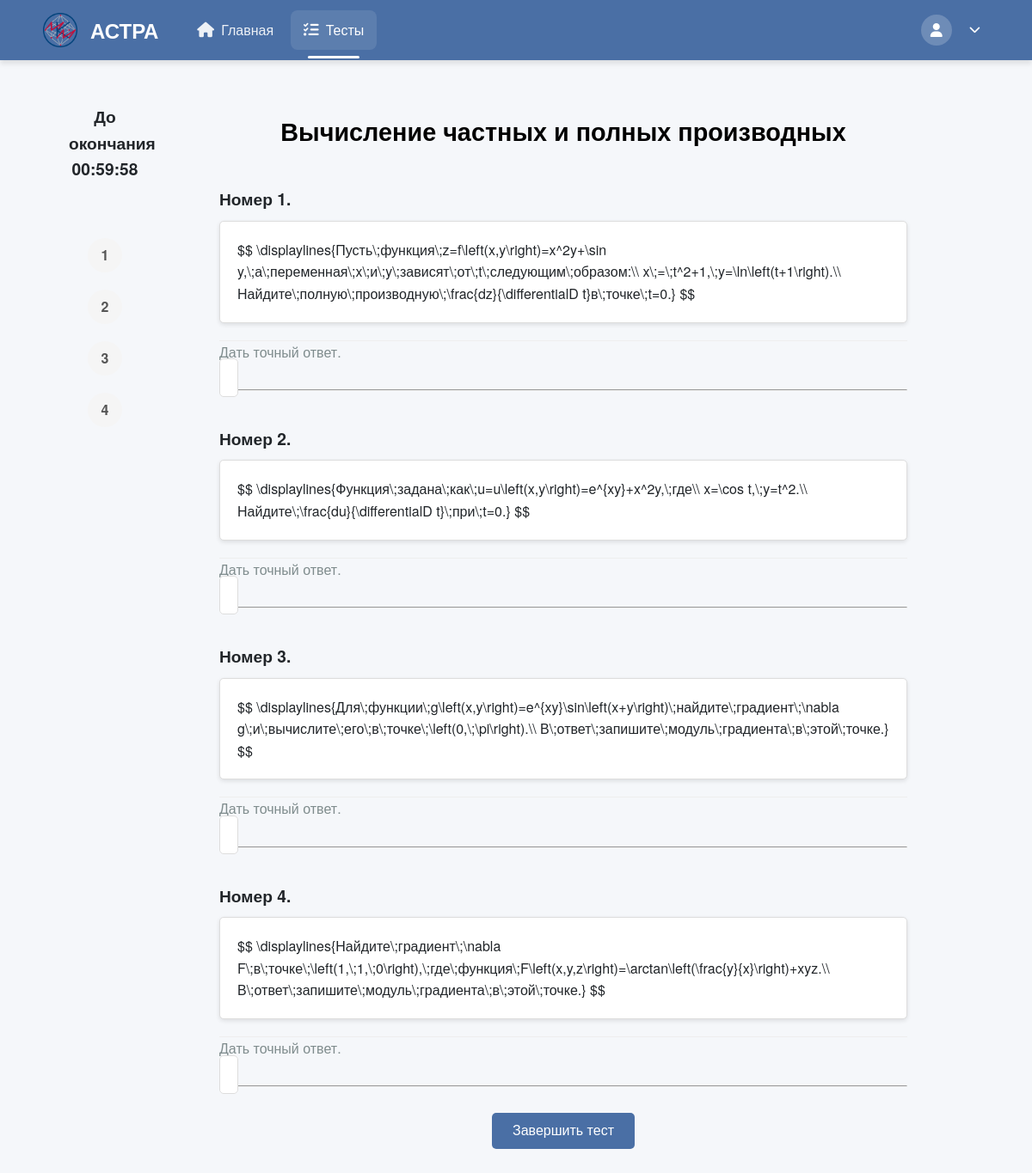
The page /TestsSolving/vychislenie-chastnykh-i-polnykh-proizvodnykh/ (signed in) on the database its author committed.
### create_tests/models.py (models this page shows, shortened)
class AboutExpressions(models.Model):
    user_expression = models.CharField(max_length=100, blank=False)
    user_ans = models.CharField(max_length=150, blank=False)
    true_ans = models.CharField(max_length=15, default='1')
    points_for_solve = models.IntegerField(default=1, blank=False)
    user_eps = models.CharField(max_length=150, default="0", blank=True)
    user_type = models.ForeignKey(TypeAnswer, on_delete=models.SET_NULL, null=True)
    exist_select = models.BooleanField(default=False)

class AboutTest(models.Model):
    objects = None
    name_tests = models.CharField(max_length=255, blank=False)  # Название теста
    creator = models.ForeignKey(TeacherData, on_delete=models.PROTECT, null=True, blank=True, related_name='created_tests') # Создатель теста
    time_to_solution = models.DurationField(default=timedelta(hours=1, minutes=30))
    name_slug_tests = models.SlugField(max_length=255, unique=True, db_index=True, verbose_name="URL")  # Слаг имени
    num_of_attempts = models.IntegerField(blank=True, default=1)  # Количество попыток для решения
    type_of_result = models.IntegerField(blank=True, default=1)  # Тип возвращаемого результата
    description = models.CharField(max_length=150, default="", blank=True)
    is_published = models.IntegerField(default=0)
    is_done = models.IntegerField(default=1)
    is_draft = models.BooleanField(default=False)
    subj = models.ForeignKey(Subjects,
                             on_delete=models.PROTECT,
                             default=1)
    expressions = models.ManyToManyField(AboutExpressions)

### solving_tests/views.py (the view, shortened to what this page needs)
# urls.py: path('<slug:slug_name>/', views.some_test_for_student, name='some_test_for_student'),
@login_required
@role_required(['student', 'admin'])
def some_test_for_student(request, slug_name):
    test = get_object_or_404(AboutTest, name_slug_tests=slug_name)
    student = request.user
    attempt_count = StudentResult.objects.filter(student=student, test=test).count()
    if attempt_count >= test.num_of_attempts:
        return redirect('solving_tests:show_result', slug_name=slug_name)
    expressions_with_options = []
    for ex in test.expressions.all():
        options = ex.user_ans.split(';') if ex.user_ans else []
        expressions_with_options.append({
            'expression': ex,
            'options': options,
            'exist_select': ex.exist_select,
        })
    return render(request, 'solving_tests/specific_test.html', {
        'test': test,
        'expressions_with_options': expressions_with_options,
    })

### users/context_processors.py (called while the page is built)
def user_role(request):
    if request.user.is_authenticated:
        return {'user_role': request.user.role}
    return {}

### solving_tests/templates/solving_tests/specific_test.html (shortened to what this page needs)
{% extends 'solving_tests/header.html' %}
{% load static %}
{% block extra_css %}
    <link rel="stylesheet" href='{% static "css/specific_test.css" %}'>
    <link rel="stylesheet" href="https://unpkg.com/mathlive/dist/mathlive.css">
{% endblock %}
{% block content %}
    <div class="page-container">
        <div class="left-sidebar">
            <div class="content-left">
                    <div class="sidebar-timer">
                        <h4>До окончания</h4>
                        <div id="timer">{{ test.time_to_solution }}</div>
                    </div>
                    <div class="navigation-sidebar">
                        {% for ex in expressions_with_options %}
                            <a class="task-number" id="nav-{{ forloop.counter }}" href="#task-{{ forloop.counter }}">{{ forloop.counter }}</a>
                        {% endfor %}
                    </div>
                </div>
            </div>
        </div>
        <div class="main-content">
            <h1 class="test-title">{{ test.name_tests }}</h1>
            <div class="list-expr">
                <ul>
                    {% for ex in expressions_with_options %}
                        <div class="question-card" data-question="{{ forloop.counter }}">
                            <h4 class="number">Номер {{ forloop.counter }}.</h4>
                            <div class="express" id="task-{{ forloop.counter }}">
                                <p><li>$$ {{ ex.expression.user_expression }} $$</li></p>
                            </div>
                            {% if ex.exist_select %}
                                <div class="options">
                                    <p>Выберите правильный вариант:</p>
                                    <ul>
                                        {% for option in ex.options %}
                                            <li>
                                                <label>
                                                    <input type="checkbox"
                                                           name="answer_{{ forloop.counter }}"
                                                           value="{{ option.strip }}">
                                                    $$ {{ option.strip }} $$
                                                </label>
                                            </li>
                                        {% endfor %}
                                    </ul>
                                </div>
                            {% else %}
                                <div class="sec-info">
                                    <li>
                                        {% if ex.expression.user_eps == '0' or ex.expression.user_eps == '0.0' %}
                                            Дать точный ответ.
                                        {% else %}
                                            Дать ответ с точностью до {{ ex.expression.user_eps }}.
                                        {% endif %}
                                    </li>
                                </div>
                                <math-field class="answer"
                                            name="answer_{{ forloop.counter }}"
                                            id="math-field-{{ forloop.counter }}"
                                            placeholder="Ответ"></math-field>
                            {% endif %}
                            <hr>
                        </div>
                    {% endfor %}
                </ul>
            </div>
            <form id="answerForm"
      action="{% url 'solving_tests:some_test_for_student' test.name_slug_tests %}"
      method="post"
      data-total="{{ expressions_with_options|length }}">
  <button type="submit">Завершить тест</button>
</form>
        </div>
{% endblock %}

### create_tests/static/css/header.css (style rules this page uses)
:root { --primary-color: #4a6fa5; --primary-hover: #3a5a8a; --secondary-color: #6c757d; --success-color: #28a745; --danger-color: #dc3545; --warning-color: #ffc107; --info-color: #17a2b8; --light-color: #f8f9fa; --dark-color: #343a40; --text-light: #ffffff; --text-dark: #212529; --border-color: rgba(0, 0, 0, 0.1); --shadow-sm: 0 1px 3px rgba(0, 0, 0, 0.1); --shadow-md: 0 4px 6px rgba(0, 0, 0, 0.1); --shadow-lg: 0 10px 15px rgba(0, 0, 0, 0.1); --transition: all 0.3s ease; --border-radius: 8px; }
* { margin: 0; padding: 0; box-sizing: border-box; }
body { font-family: 'Segoe UI', Tahoma, Geneva, Verdana, sans-serif; line-height: 1.6; color: var(--text-dark); background-color: #f5f7fa; padding-top: 70px; }

### solving_tests/static/css/specific_test.css (style rules this page uses)
body { margin: 0; font-family: 'Helvetica Neue', Helvetica, Arial, sans-serif; line-height: 1.6; }
.page-container { display: flex; }
.left-sidebar { width: 12%; padding: 20px; position: fixed; height: 100vh; overflow-y: auto; }
.sidebar-timer { font-size: 1.2rem; font-weight: bold; text-align: center; margin-bottom: 30px; padding: 10px; border-radius: 5px; }
.navigation-sidebar { display: flex; flex-direction: column; align-items: center; gap: 10px; margin-top: 50px; }
.task-number { display: flex; align-items: center; justify-content: center; width: 40px; height: 40px; border-radius: 50%; background: #e9ecef; color: #495057; text-decoration: none; font-weight: bold; transition: all 0.3s ease; }
.main-content { width: 80%; margin-left: 15%; padding: 20px 40px; }
.test-title { color: black; text-align: center; font-size: 1.8rem; margin-bottom: 30px; margin-top: 20px; }
.task-number { display: flex; align-items: center; justify-content: center; width: 40px; height: 40px; margin: 5px 0; border-radius: 50%; background: #f5f5f5; color: #555; text-decoration: none; font-weight: bold; transition: all 0.3s ease; }
.list-expr { margin-top: 20px; }
.list-expr ul { list-style: none; padding: 0; }
.list-expr .number { font-size: 1.2rem; margin-bottom: 10px; margin-top: 40px; }
.list-expr .express { background: #fff; border: 1px solid #ddd; border-radius: 5px; padding: 20px; margin-bottom: 20px; box-shadow: 0 2px 5px rgba(0, 0, 0, 0.1); }
.list-expr .express p { margin: 0; font-size: 1.1rem; color: #34495e; }
.list-expr .sec-info { border-top: 1px solid #eee; }
.list-expr .sec-info li { font-size: 1rem; color: #7f8c8d; margin-bottom: 5px; }
math-field.answer { width: 100%; padding: 10px; border: 1px solid #ddd; border-radius: 5px; font-size: 1rem; background: #fff; margin-bottom: 70px; }
#answerForm { text-align: center; margin-top: 30px; margin-bottom: 20px; }
#answerForm button { padding: 12px 24px; background: #4a6fa5; color: white; border: none; border-radius: 5px; cursor: pointer; font-size: 1rem; transition: background-color 0.3s ease; }

### rows shown on the page
AboutExpressions: expression.user_expression "\\displaylines{Пусть\\;функция\\;z=f\\left(x,y\\right)=x^2y+\\sin y,\\;а\\;переменная\\;x\\;и\\;y\\;зависят\\;от\\;t\\;следующим\\;образом:\\\\ x\\;=\\;t^2+1,\\;y=\\ln\\left(t+1\\right).\\\\ Найдите\\;полную\\;производную\\;\\frac{dz}{\\differentialD t}в\\;точке\\;t=0.}", user_eps "Дать точный ответ."
AboutExpressions: expression.user_expression "\\displaylines{Функция\\;задана\\;как\\;u=u\\left(x,y\\right)=e^{xy}+x^2y,\\;где\\\\ x=\\cos t,\\;y=t^2.\\\\ Найдите\\;\\frac{du}{\\differentialD t}\\;при\\;t=0.}", user_eps "Дать точный ответ."
AboutExpressions: expression.user_expression "\\displaylines{Для\\;функции\\;g\\left(x,y\\right)=e^{xy}\\sin\\left(x+y\\right)\\;найдите\\;градиент\\;\\nabla g\\;и\\;вычислите\\;его\\;в\\;точке\\;\\left(0,\\;\\pi\\right).\\\\ В\\;ответ\\;запишите\\;модуль\\;градиента\\;в\\;этой\\;точке.}", user_eps "Дать точный ответ."
AboutExpressions: expression.user_expression "\\displaylines{Найдите\\;градиент\\;\\nabla F\\;в\\;точке\\;\\left(1,\\;1,\\;0\\right),\\;где\\;функция\\;F\\left(x,y,z\\right)=\\arctan\\left(\\frac{y}{x}\\right)+xyz.\\\\ В\\;ответ\\;запишите\\;модуль\\;градиента\\;в\\;этой\\;точке.}", user_eps "Дать точный ответ."
AboutTest: name_tests "Вычисление частных и полных производных"
